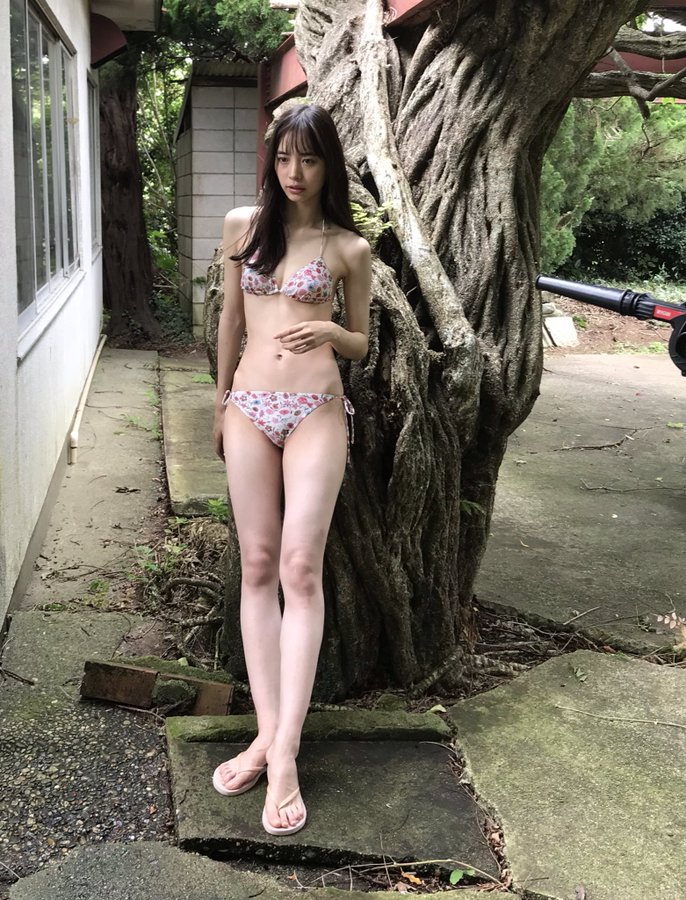
#> input picture img/1.jpg, 686 x 900 px
$ python Matplotlib_test.py
#> lines starting #> are read from the running program, lines starting #| are printed output that depends on the picture
from PIL import Image
from matplotlib.pylab import *

class Matplotlib_test():
    def __init__(self):
        self.img_test = '../img/1.jpg'

    def pot_line(self):
        im = array(Image.open(self.img_test))
#> im is the input picture: shape (900, 686, 3); mean R, G, B 117.2, 111.5, 97.8
        imshow(im)
        x = [100, 100, 400, 400]
        y = [200, 500, 200, 500]
        plot(x, y, 'b*')
        plot(x[:2], y[:2])
        title('ren a wei')
        show()


if __name__ == '__main__':
    test = Matplotlib_test()
    test.pot_line()
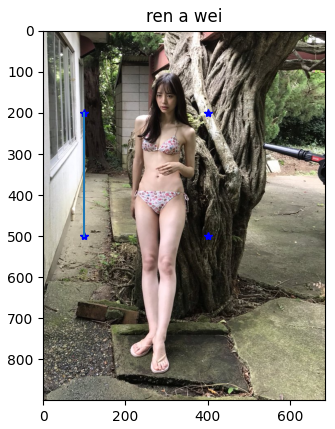
#> figure drawn by matplotlib, 1 panel
